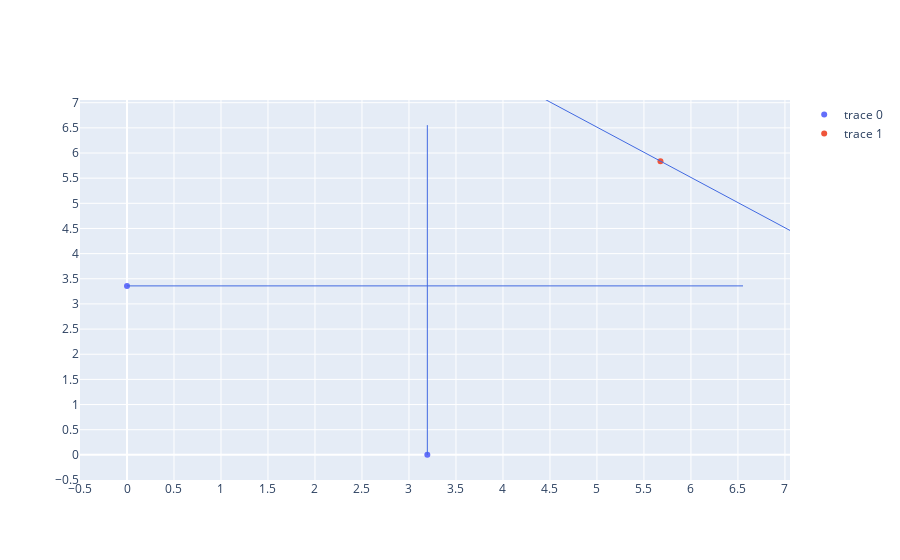

Notebook cell for this chart:
### Code cell
def b1(y: float) -> float:
    return 4 * np.sqrt(y)

def b2(y: float) -> float:
    return 2 * np.log(y + 1)

def C(y: float) -> float:
    return y / 2

def db1_dy(y: float) -> float:
    return 2 / np.sqrt(y)

def db2_dy(y: float) -> float:
    return 2 / (y + 1)

def C_dy(y: float) -> float:
    return 1 / 2

run_task("Task 2")

### Figure 1 — Plotly figure (JSON) as saved in the notebook; plotly's stock layout.template omitted (floating-point values rounded to 4 significant figures)
{"data": [{"mode": "markers", "text": ["x1*", "x2*"], "type": "scatter", "x": [3.195, 0], "y": [0, 3.359]}, {"mode": "markers", "text": ["N-core", "Shapley's vector", "Partial equilibrium vector", "Egalitarian game"], "type": "scatter", "x": [8.335, 5.676, 9.598, 9.138], "y": [3.179, 5.839, 1.917, 2.377]}], "layout": {"shapes": [{"line": {"color": "RoyalBlue", "width": 1}, "type": "line", "x0": 3.195, "x1": 3.195, "xref": "x", "y0": 0, "y1": 6.554, "yref": "y"}, {"line": {"color": "RoyalBlue", "width": 1}, "type": "line", "x0": 0, "x1": 6.554, "xref": "x", "y0": 3.359, "y1": 3.359, "yref": "y"}, {"line": {"color": "RoyalBlue", "width": 1}, "type": "line", "x0": 0, "x1": 11.51, "xref": "x", "y0": 11.51, "y1": 0, "yref": "y"}], "xaxis": {"dtick": 0.5, "range": [-0.5, 7.054]}, "yaxis": {"dtick": 0.5, "range": [-0.5, 7.054]}}}
